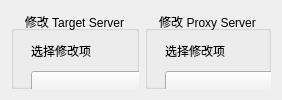
      <widget class="QWidget" name="pageRevise">
       <layout class="QGridLayout" name="gridLayout_5">
        <item row="0" column="0">
         <widget class="QGroupBox" name="groupBoxTarget_3">
          <property name="sizePolicy">
           <sizepolicy hsizetype="Expanding" vsizetype="Expanding">
            <horstretch>0</horstretch>
            <verstretch>0</verstretch>
           </sizepolicy>
          </property>
          <property name="title">
           <string>修改 Target Server</string>
          </property>
          <property name="alignment">
           <set>Qt::AlignCenter</set>
          </property>
          <widget class="QPushButton" name="btnReviseTarget">
           <property name="geometry">
            <rect>
             <x>20</x>
             <y>510</y>
             <width>151</width>
             <height>28</height>
            </rect>
           </property>
           <property name="sizePolicy">
            <sizepolicy hsizetype="Expanding" vsizetype="Expanding">
             <horstretch>0</horstretch>
             <verstretch>0</verstretch>
            </sizepolicy>
           </property>
           <property name="text">
            <string>修改Target_Server</string>
           </property>
          </widget>
          <widget class="QTextEdit" name="txtEditReviseTargetName">
           <property name="geometry">
            <rect>
             <x>20</x>
             <y>130</y>
             <width>261</width>
             <height>31</height>
            </rect>
           </property>
           <property name="markdown">
            <string/>
           </property>
           <property name="html">
            <string>&lt;!DOCTYPE HTML PUBLIC &quot;-//W3C//DTD HTML 4.0//EN&quot; &quot;http://www.w3.org/TR/REC-html40/strict.dtd&quot;&gt;
&lt;html&gt;&lt;head&gt;&lt;meta name=&quot;qrichtext&quot; content=&quot;1&quot; /&gt;&lt;style type=&quot;text/css&quot;&gt;
p, li { white-space: pre-wrap; }
&lt;/style&gt;&lt;/head&gt;&lt;body style=&quot; font-family:'Microsoft YaHei UI'; font-size:11.25pt; font-weight:400; font-style:normal;&quot;&gt;
&lt;p style=&quot;-qt-paragraph-type:empty; margin-top:0px; margin-bottom:0px; margin-left:0px; margin-right:0px; -qt-block-indent:0; text-indent:0px;&quot;&gt;&lt;br /&gt;&lt;/p&gt;&lt;/body&gt;&lt;/html&gt;</string>
           </property>
           <property name="overwriteMode">
            <bool>false</bool>
           </property>
           <property name="acceptRichText">
            <bool>false</bool>
           </property>
           <property name="placeholderText">
            <string>username@90 [2080ti]</string>
           </property>
          </widget>
          <widget class="QLabel" name="label_6">
           <property name="geometry">
            <rect>
             <x>20</x>
             <y>100</y>
             <width>91</width>
             <height>20</height>
            </rect>
           </property>
           <property name="text">
            <string>名字 (Name)</string>
           </property>
          </widget>
          <widget class="QLabel" name="label_9">
           <property name="geometry">
            <rect>
             <x>20</x>
             <y>180</y>
             <width>91</width>
             <height>20</height>
            </rect>
           </property>
           <property name="text">
            <string>主机 (Host)</string>
           </property>
          </widget>
          <widget class="QTextEdit" name="txtEditReviseTargetHost">
           <property name="geometry">
            <rect>
             <x>20</x>
             <y>210</y>
             <width>261</width>
             <height>31</height>
            </rect>
           </property>
           <property name="acceptRichText">
            <bool>false</bool>
           </property>
           <property name="placeholderText">
            <string>X.X.X.X</string>
           </property>
          </widget>
          <widget class="QTextEdit" name="txtEditReviseTargetPort">
           <property name="geometry">
            <rect>
             <x>20</x>
             <y>290</y>
             <width>261</width>
             <height>31</height>
            </rect>
           </property>
           <property name="acceptRichText">
            <bool>false</bool>
           </property>
           <property name="placeholderText">
            <string>22</string>
           </property>
          </widget>
          <widget class="QLabel" name="label_11">
           <property name="geometry">
            <rect>
             <x>20</x>
             <y>260</y>
             <width>141</width>
             <height>20</height>
            </rect>
           </property>
           <property name="text">
            <string>连接端口 (Port)</string>
           </property>
          </widget>
          <widget class="QLabel" name="label_12">
           <property name="geometry">
            <rect>
             <x>20</x>
             <y>340</y>
             <width>151</width>
             <height>20</height>
            </rect>
           </property>
           <property name="text">
            <string>本地端口 (LocalPort)</string>
           </property>
          </widget>
          <widget class="QTextEdit" name="txtEditTargetReviseLocalPort">
           <property name="geometry">
            <rect>
             <x>20</x>
             <y>370</y>
             <width>261</width>
             <height>31</height>
            </rect>
           </property>
           <property name="acceptRichText">
            <bool>false</bool>
           </property>
           <property name="placeholderText">
            <string>8090</string>
           </property>
          </widget>
          <widget class="QTextBrowser" name="txtBrowerReviseTargetStatus">
           <property name="geometry">
            <rect>
             <x>20</x>
             <y>590</y>
             <width>371</width>
             <height>51</height>
            </rect>
           </property>
           <property name="placeholderText">
            <string>是否修改成功</string>
           </property>
          </widget>
          <widget class="QLabel" name="label_25">
           <property name="geometry">
            <rect>
             <x>20</x>
             <y>560</y>
             <width>71</width>
             <height>20</height>
            </rect>
           </property>
           <property name="text">
            <string>Status</string>
           </property>
          </widget>
          <widget class="QComboBox" name="comboBoxReviseTarget">
           <property name="geometry">
            <rect>
             <x>20</x>
             <y>60</y>
             <width>261</width>
             <height>26</height>
            </rect>
           </property>
          </widget>
          <widget class="QLabel" name="label_13">
           <property name="geometry">
            <rect>
             <x>20</x>
             <y>30</y>
             <width>91</width>
             <height>20</height>
            </rect>
           </property>
           <property name="text">
            <string>选择修改项</string>
           </property>
          </widget>
          <widget class="QLabel" name="label_54">
           <property name="geometry">
            <rect>
             <x>230</x>
             <y>430</y>
             <width>251</width>
             <height>161</height>
            </rect>
           </property>
           <property name="text">
            <string>&lt;html&gt;&lt;head/&gt;&lt;body&gt;&lt;p&gt;&lt;span style=&quot; font-size:10pt; color:#ff0000;&quot;&gt;均用英文符号，可以修改为：&lt;/span&gt;&lt;/p&gt;&lt;p&gt;&lt;span style=&quot; font-size:10pt;&quot;&gt;不同‘Name’且不同‘LocalPort’的情况下，&lt;/span&gt;&lt;/p&gt;&lt;p&gt;&lt;span style=&quot; font-size:10pt;&quot;&gt;同一‘Host’，&lt;/span&gt;&lt;/p&gt;&lt;p&gt;&lt;span style=&quot; font-size:10pt;&quot;&gt;但是不同‘Port’。&lt;/span&gt;&lt;/p&gt;&lt;/body&gt;&lt;/html&gt;</string>
           </property>
          </widget>
         </widget>
        </item>
        <item row="0" column="1">
         <widget class="QGroupBox" name="groupBoxTarget_4">
          <property name="sizePolicy">
           <sizepolicy hsizetype="Expanding" vsizetype="Expanding">
            <horstretch>0</horstretch>
            <verstretch>0</verstretch>
           </sizepolicy>
          </property>
          <property name="title">
           <string>修改 Proxy Server</string>
          </property>
          <property name="alignment">
           <set>Qt::AlignCenter</set>
          </property>
          <widget class="QTextEdit" name="txtEditReviseProxyName">
           <property name="geometry">
            <rect>
             <x>20</x>
             <y>130</y>
             <width>261</width>
             <height>31</height>
            </rect>
           </property>
           <property name="acceptRichText">
            <bool>false</bool>
           </property>
           <property name="placeholderText">
            <string>username@smile403 [Only]</string>
           </property>
          </widget>
          <widget class="QLabel" name="label_26">
           <property name="geometry">
            <rect>
             <x>20</x>
             <y>100</y>
             <width>91</width>
             <height>20</height>
            </rect>
           </property>
           <property name="text">
            <string>名字 (Name)</string>
           </property>
          </widget>
          <widget class="QLabel" name="label_27">
           <property name="geometry">
            <rect>
             <x>20</x>
             <y>180</y>
             <width>91</width>
             <height>20</height>
            </rect>
           </property>
           <property name="text">
            <string>主机 (Host)</string>
           </property>
          </widget>
          <widget class="QTextEdit" name="txtEditReviseProxyHost">
           <property name="geometry">
            <rect>
             <x>20</x>
             <y>210</y>
             <width>261</width>
             <height>31</height>
            </rect>
           </property>
           <property name="acceptRichText">
            <bool>false</bool>
           </property>
           <property name="placeholderText">
            <string>X.X.X.X</string>
           </property>
          </widget>
          <widget class="QTextEdit" name="txtEditReviseProxyPort">
           <property name="geometry">
            <rect>
             <x>20</x>
             <y>290</y>
             <width>261</width>
             <height>31</height>
            </rect>
           </property>
           <property name="acceptRichText">
            <bool>false</bool>
           </property>
           <property name="placeholderText">
            <string>22</string>
           </property>
          </widget>
          <widget class="QLabel" name="label_28">
           <property name="geometry">
            <rect>
             <x>20</x>
             <y>260</y>
             <width>141</width>
             <height>20</height>
            </rect>
           </property>
           <property name="text">
            <string>连接端口 (Port)</string>
           </property>
          </widget>
          <widget class="QTextEdit" name="txtEditReviseProxyUserName">
           <property name="geometry">
            <rect>
             <x>20</x>
             <y>370</y>
             <width>261</width>
             <height>31</height>
            </rect>
           </property>
           <property name="acceptRichText">
            <bool>false</bool>
           </property>
           <property name="placeholderText">
            <string>username</string>
           </property>
          </widget>
          <widget class="QLabel" name="label_29">
           <property name="geometry">
            <rect>
             <x>20</x>
             <y>340</y>
             <width>141</width>
             <height>20</height>
            </rect>
           </property>
           <property name="text">
            <string>用户名 (UserName)</string>
           </property>
          </widget>
          <widget class="QLabel" name="label_30">
           <property name="geometry">
            <rect>
             <x>20</x>
             <y>420</y>
             <width>151</width>
             <height>20</height>
            </rect>
           </property>
           <property name="text">
            <string>用户密码 (UserPass)</string>
           </property>
          </widget>
          <widget class="QTextEdit" name="txtEditReviseProxyUserPass">
           <property name="geometry">
            <rect>
             <x>20</x>
             <y>450</y>
             <width>261</width>
             <height>31</height>
            </rect>
           </property>
           <property name="acceptRichText">
            <bool>false</bool>
           </property>
           <property name="placeholderText">
            <string>XXXXXX</string>
           </property>
          </widget>
          <widget class="QPushButton" name="btnReviseProxy">
           <property name="geometry">
            <rect>
             <x>20</x>
             <y>510</y>
             <width>151</width>
             <height>28</height>
            </rect>
           </property>
           <property name="text">
            <string>修改Proxy_Server</string>
           </property>
          </widget>
          <widget class="QTextBrowser" name="txtBrowerReviseProxyStatus">
           <property name="geometry">
            <rect>
             <x>20</x>
             <y>590</y>
             <width>361</width>
             <height>51</height>
            </rect>
           </property>
           <property name="placeholderText">
            <string>是否修改成功</string>
           </property>
          </widget>
          <widget class="QLabel" name="label_31">
           <property name="geometry">
            <rect>
             <x>20</x>
             <y>560</y>
             <width>71</width>
             <height>20</height>
            </rect>
           </property>
           <property name="text">
            <string>Status</string>
           </property>
          </widget>
          <widget class="QLabel" name="label_14">
           <property name="geometry">
            <rect>
             <x>20</x>
             <y>30</y>
             <width>91</width>
             <height>20</height>
            </rect>
           </property>
           <property name="text">
            <string>选择修改项</string>
           </property>
          </widget>
          <widget class="QComboBox" name="comboBoxReviseProxy">
           <property name="geometry">
            <rect>
             <x>20</x>
             <y>60</y>
             <width>261</width>
             <height>26</height>
            </rect>
           </property>
          </widget>
          <widget class="QLabel" name="label_55">
           <property name="geometry">
            <rect>
             <x>310</x>
             <y>430</y>
             <width>161</width>
             <height>161</height>
            </rect>
           </property>
           <property name="text">
            <string>&lt;html&gt;&lt;head/&gt;&lt;body&gt;&lt;p&gt;&lt;span style=&quot; font-size:10pt; color:#ff0000;&quot;&gt;均用英文符号，可以修改为：&lt;/span&gt;&lt;/p&gt;&lt;p&gt;&lt;span style=&quot; font-size:10pt;&quot;&gt;不同‘Name’的情况下，&lt;/span&gt;&lt;/p&gt;&lt;p&gt;&lt;span style=&quot; font-size:10pt;&quot;&gt;同一个‘Host’，&lt;/span&gt;&lt;/p&gt;&lt;p&gt;&lt;span style=&quot; font-size:10pt;&quot;&gt;但是不同的‘Port’，&lt;/span&gt;&lt;/p&gt;&lt;p&gt;&lt;span style=&quot; font-size:10pt;&quot;&gt;或者不同的’UserName‘。&lt;br/&gt;&lt;/span&gt;&lt;/p&gt;&lt;/body&gt;&lt;/html&gt;</string>
           </property>
          </widget>
         </widget>
        </item>
       </layout>
      </widget>
